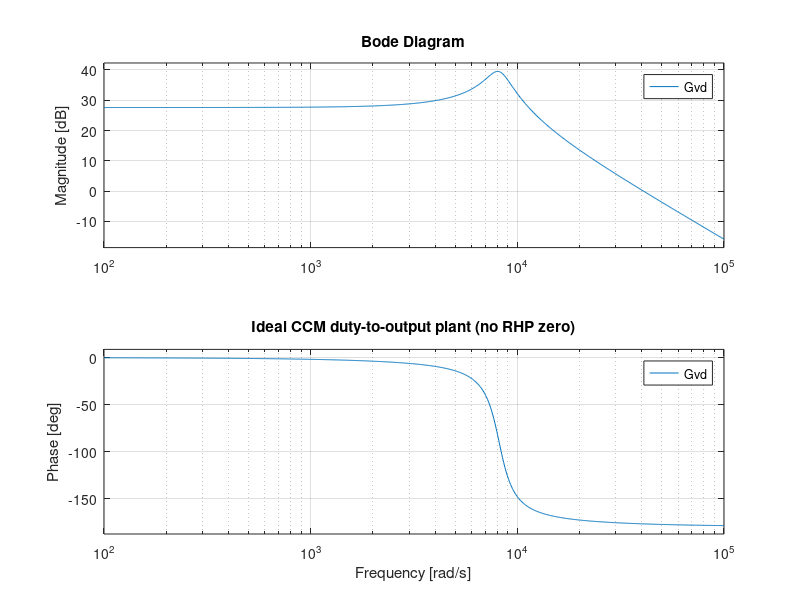
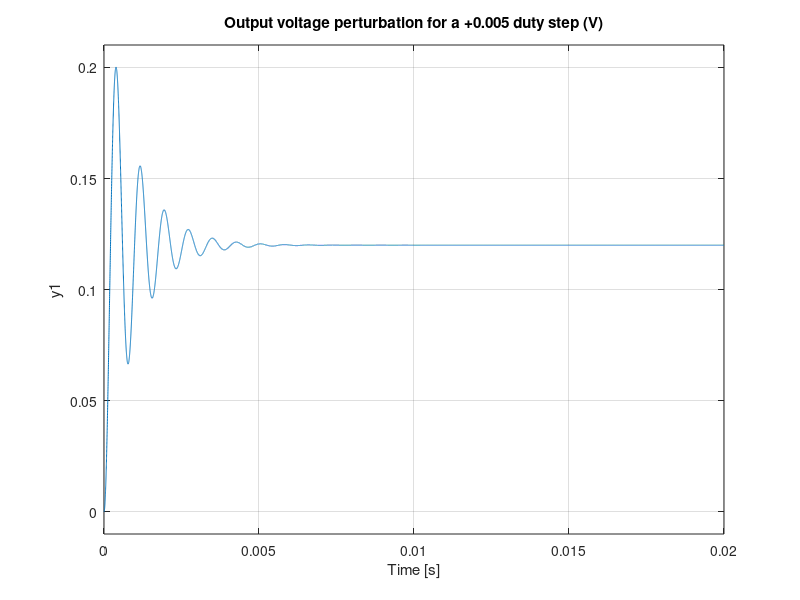

Recreate these plots in MATLAB, in order. (Note: this script raises an error after producing the figures.)
% Buck converter teaching example: ideal CCM, resistive load.
% Dr. Fulong Li -- first draft, September 2026.
% Requires MATLAB and Control System Toolbox.
% Numerical model independently checked; native MATLAB execution pending.
clear; clc;
Vg = 24; V = 12; Pout = 30; fs = 100e3;
L = 150e-6; C = 100e-6; R = V^2/Pout;
D = V/Vg; I = V/R;   % in a buck the inductor carries the load current
s = tf('s');
Delta = L*C*s^2 + (L/R)*s + 1;
Gvd = Vg/Delta;        % duty-to-output: constant numerator, no RHP zero
Gvg = D/Delta;         % line-to-output
Zo  = L*s/Delta;       % vo_hat = -Zo * extra_load_current_hat
f0 = 1/sqrt(L*C)/(2*pi);
Q  = R*sqrt(C/L);
fprintf('D=%.3f, I=%.3f A, f0=%.3f Hz, Q=%.3f\n',D,I,f0,Q);
fprintf('DC duty-to-output gain = %.3f V/duty\n',dcgain(Gvd));
fprintf('Resonant peak |Gvd(f0)| = %.1f (%.1f dB)\n', Vg*Q, 20*log10(Vg*Q));
figure; bode(Gvd); grid on; title('Ideal CCM duty-to-output plant (no RHP zero)');
% Small perturbations start from the physical equilibrium I, V.
deltaD = 0.005;
t = linspace(0,0.02,20001);
figure; step(deltaD*Gvd,t); grid on;
title('Output voltage perturbation for a +0.005 duty step (V)');
fprintf('Linear final delta V = %.6f V; exact = %.6f V\n', ...
    deltaD*dcgain(Gvd),(D+deltaD)*Vg-V);
% Intentionally slow voltage-mode baseline. Output reconstructed in volts;
% controller output in duty units: H = 1 and GPWM = 1. A pure PI must stay
% well below f0 because the lightly damped LC peak here is about 39 dB.
Kp = 8e-3; Ki = 8;
Gc = Kp+Ki/s;
T = Gc*Gvd;
disp('All nominal continuous-time loop margins:'); disp(allmargin(T));
CL = feedback(T,1);
disp('Nominal closed-loop poles:'); disp(pole(CL));
assert(isstable(CL),'Nominal continuous-time loop is unstable');
figure; margin(T); grid on;
title('Nominal PI loop: inspect allmargin for every crossing');
figure; step(0.1*CL,linspace(0,0.1,10001)); grid on;
title('Output perturbation for a 0.1 V reference step');
% A small added current sink in parallel with R, not a large resistor change.
Gload = minreal(-Zo/(1+T));
figure; step(0.05*Gload,linspace(0,0.1,10001)); grid on;
title('Output perturbation for a +0.05 A load-current step');
% Nominal sampled illustration: ZOH duty hold plus one full update delay.
% Actual ADC/PWM scheduling may differ; no saturation/anti-windup here.
Ta = 1/fs;
Gcd = c2d(Gc,Ta,'tustin');
Gpd = c2d(Gvd,Ta,'zoh');
z = tf('z',Ta);
Td = Gcd*Gpd/z;
disp('Sampled loop margins (assumed one-period update delay):');
disp(allmargin(Td));
disp('Sampled closed-loop stable:'); disp(isstable(feedback(Td,1)));
% Because there is no RHP zero, a Type III design can place crossover above
% f0 for far higher bandwidth. This script does not model DCM, startup,
% device losses, protection or physical ripple.
